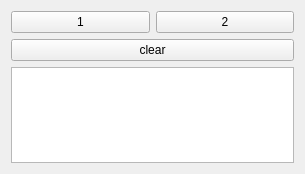
<?xml version="1.0" encoding="UTF-8"?>
<ui version="4.0">
 <class>MultiSignalsOneSlot</class>
 <widget class="QWidget" name="MultiSignalsOneSlot">
  <property name="geometry">
   <rect>
    <x>0</x>
    <y>0</y>
    <width>305</width>
    <height>174</height>
   </rect>
  </property>
  <property name="windowTitle">
   <string>Form</string>
  </property>
  <layout class="QGridLayout" name="gridLayout">
   <item row="0" column="0">
    <widget class="Btn1" name="btn_1">
     <property name="text">
      <string>1</string>
     </property>
    </widget>
   </item>
   <item row="0" column="1">
    <widget class="QPushButton" name="btn_2">
     <property name="text">
      <string>2</string>
     </property>
    </widget>
   </item>
   <item row="2" column="0" colspan="2">
    <widget class="QTextEdit" name="info"/>
   </item>
   <item row="1" column="0" colspan="2">
    <widget class="QPushButton" name="btn_clear">
     <property name="text">
      <string>clear</string>
     </property>
    </widget>
   </item>
  </layout>
 </widget>
 <customwidgets>
  <customwidget>
   <class>Btn1</class>
   <extends>QPushButton</extends>
   <header>multi_signals_one_slot.h</header>
  </customwidget>
 </customwidgets>
 <resources/>
 <connections/>
</ui>
